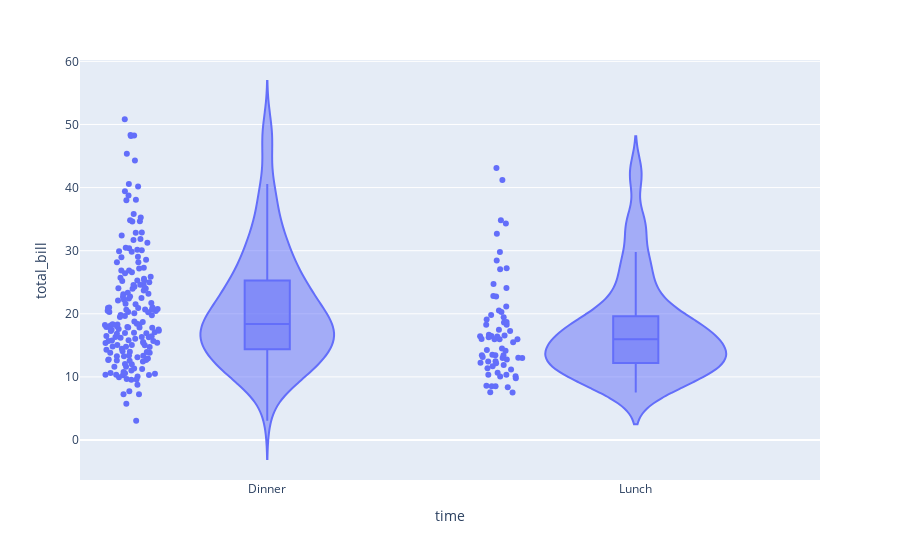

Notebook cell for this chart:
### Markdown cell above
### Adding boxplot

### Code cell
fig = px.violin(tips, x='time', y="total_bill", points='all', box=True)
fig.show()

### Figure 1 — Plotly figure (JSON) as saved in the notebook; plotly's stock layout.template omitted (floating-point values rounded to 4 significant figures; data arrays with more than 128 entries replaced by an {"elided": "..."} marker saying what was removed)
{"data": [{"alignmentgroup": "True", "box": {"visible": true}, "hovertemplate": "time=%{x}<br>total_bill=%{y}<extra></extra>", "legendgroup": "", "marker": {"color": "#636efa"}, "name": "", "offsetgroup": "", "orientation": "v", "points": "all", "scalegroup": "True", "showlegend": false, "type": "violin", "x": {"elided": "244 str values"}, "x0": " ", "xaxis": "x", "y": {"elided": "244 float values"}, "y0": " ", "yaxis": "y"}], "layout": {"legend": {"tracegroupgap": 0}, "margin": {"t": 60}, "violinmode": "group", "xaxis": {"anchor": "y", "domain": [0.0, 1.0], "title": {"text": "time"}}, "yaxis": {"anchor": "x", "domain": [0.0, 1.0], "title": {"text": "total_bill"}}}}
